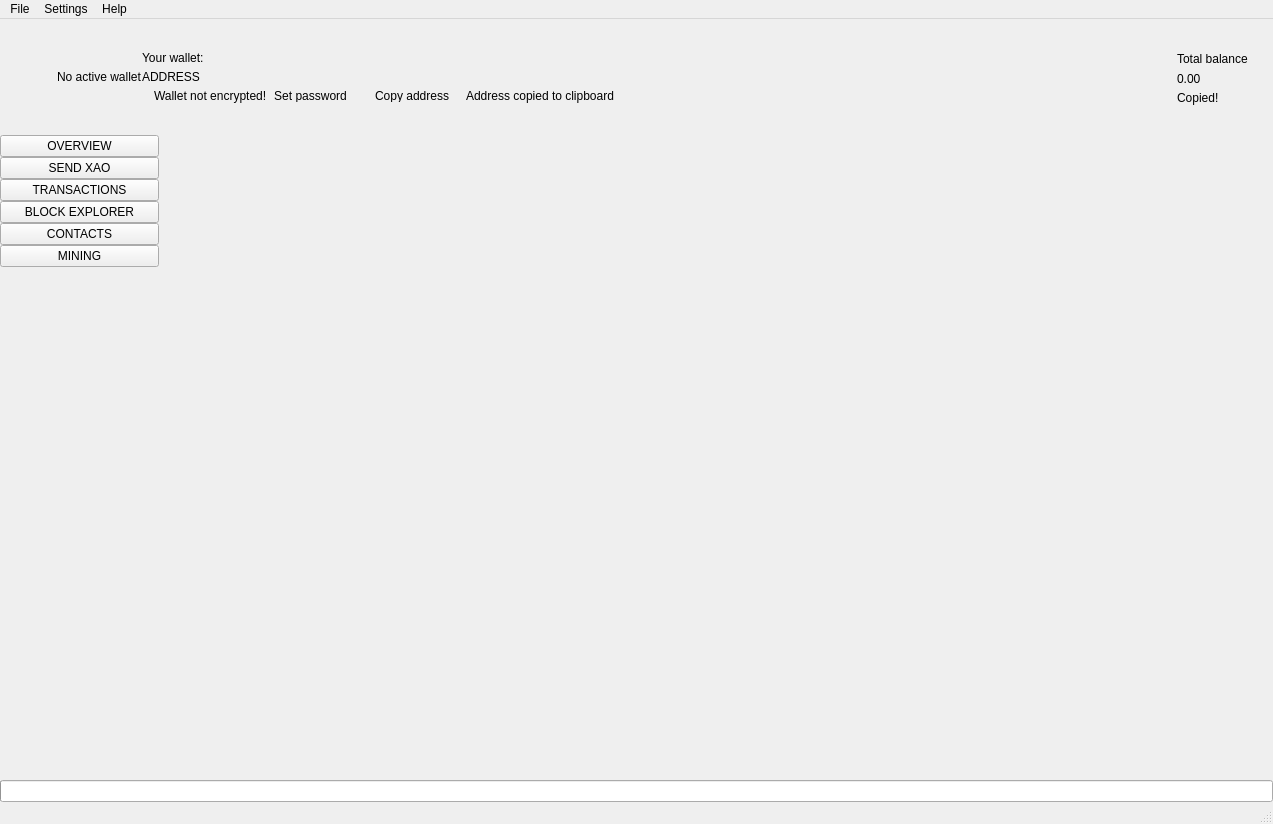
 <widget class="QMainWindow" name="MainWindow">
  <property name="geometry">
   <rect>
    <x>0</x>
    <y>0</y>
    <width>1273</width>
    <height>824</height>
   </rect>
  </property>
  <property name="sizePolicy">
   <sizepolicy hsizetype="Preferred" vsizetype="Preferred">
    <horstretch>0</horstretch>
    <verstretch>0</verstretch>
   </sizepolicy>
  </property>
  <property name="minimumSize">
   <size>
    <width>1260</width>
    <height>600</height>
   </size>
  </property>
  <property name="maximumSize">
   <size>
    <width>16777215</width>
    <height>16777215</height>
   </size>
  </property>
  <property name="windowTitle">
   <string>MainWindow</string>
  </property>
  <property name="windowIcon">
   <iconset>
    <normaloff>:/images/auruxcoin</normaloff>:/images/auruxcoin</iconset>
  </property>
  <widget class="QWidget" name="centralwidget">
   <layout class="QVBoxLayout" name="verticalLayout_2">
    <property name="spacing">
     <number>0</number>
    </property>
    <property name="leftMargin">
     <number>0</number>
    </property>
    <property name="topMargin">
     <number>0</number>
    </property>
    <property name="rightMargin">
     <number>0</number>
    </property>
    <property name="bottomMargin">
     <number>0</number>
    </property>
    <item>
     <widget class="QFrame" name="m_headerFrame">
      <property name="minimumSize">
       <size>
        <width>0</width>
        <height>116</height>
       </size>
      </property>
      <property name="maximumSize">
       <size>
        <width>16777215</width>
        <height>116</height>
       </size>
      </property>
      <property name="frameShape">
       <enum>QFrame::NoFrame</enum>
      </property>
      <property name="frameShadow">
       <enum>QFrame::Raised</enum>
      </property>
      <layout class="QHBoxLayout" name="horizontalLayout_3">
       <property name="spacing">
        <number>0</number>
       </property>
       <property name="leftMargin">
        <number>0</number>
       </property>
       <property name="topMargin">
        <number>0</number>
       </property>
       <property name="rightMargin">
        <number>25</number>
       </property>
       <property name="bottomMargin">
        <number>0</number>
       </property>
       <item>
        <spacer name="horizontalSpacer_2">
         <property name="orientation">
          <enum>Qt::Horizontal</enum>
         </property>
         <property name="sizeType">
          <enum>QSizePolicy::Fixed</enum>
         </property>
         <property name="sizeHint" stdset="0">
          <size>
           <width>30</width>
           <height>20</height>
          </size>
         </property>
        </spacer>
       </item>
       <item>
        <widget class="QLabel" name="m_logoLabel">
         <property name="text">
          <string/>
         </property>
        </widget>
       </item>
       <item>
        <spacer name="horizontalSpacer_5">
         <property name="orientation">
          <enum>Qt::Horizontal</enum>
         </property>
         <property name="sizeType">
          <enum>QSizePolicy::Fixed</enum>
         </property>
         <property name="sizeHint" stdset="0">
          <size>
           <width>20</width>
           <height>20</height>
          </size>
         </property>
        </spacer>
       </item>
       <item>
        <widget class="WalletGui::WalletSmallGrayTextLabel" name="m_noWalletLabel">
         <property name="text">
          <string>No active wallet</string>
         </property>
        </widget>
       </item>
       <item>
        <widget class="QFrame" name="m_walletFrame">
         <property name="frameShape">
          <enum>QFrame::NoFrame</enum>
         </property>
         <property name="frameShadow">
          <enum>QFrame::Raised</enum>
         </property>
         <layout class="QVBoxLayout" name="verticalLayout_3">
          <property name="spacing">
           <number>5</number>
          </property>
          <property name="leftMargin">
           <number>0</number>
          </property>
          <property name="topMargin">
           <number>0</number>
          </property>
          <property name="rightMargin">
           <number>0</number>
          </property>
          <property name="bottomMargin">
           <number>0</number>
          </property>
          <item>
           <spacer name="verticalSpacer_3">
            <property name="orientation">
             <enum>Qt::Vertical</enum>
            </property>
            <property name="sizeType">
             <enum>QSizePolicy::Minimum</enum>
            </property>
            <property name="sizeHint" stdset="0">
             <size>
              <width>20</width>
              <height>40</height>
             </size>
            </property>
           </spacer>
          </item>
          <item>
           <widget class="WalletGui::WalletSmallGrayTextLabel" name="m_walletLabel">
            <property name="text">
             <string>Your wallet:</string>
            </property>
            <property name="indent">
             <number>0</number>
            </property>
           </widget>
          </item>
          <item>
           <widget class="QLabel" name="m_addressLabel">
            <property name="sizePolicy">
             <sizepolicy hsizetype="Preferred" vsizetype="Preferred">
              <horstretch>0</horstretch>
              <verstretch>0</verstretch>
             </sizepolicy>
            </property>
            <property name="cursor">
             <cursorShape>PointingHandCursor</cursorShape>
            </property>
            <property name="toolTip">
             <string>Click to copy</string>
            </property>
            <property name="text">
             <string>ADDRESS</string>
            </property>
            <property name="indent">
             <number>0</number>
            </property>
           </widget>
          </item>
          <item>
           <layout class="QHBoxLayout" name="horizontalLayout_2">
            <property name="spacing">
             <number>0</number>
            </property>
            <item alignment="Qt::AlignTop">
             <widget class="QFrame" name="m_notEncryptedFrame">
              <property name="frameShape">
               <enum>QFrame::NoFrame</enum>
              </property>
              <property name="frameShadow">
               <enum>QFrame::Raised</enum>
              </property>
              <layout class="QHBoxLayout" name="horizontalLayout_4">
               <property name="spacing">
                <number>0</number>
               </property>
               <property name="leftMargin">
                <number>0</number>
               </property>
               <property name="topMargin">
                <number>0</number>
               </property>
               <property name="rightMargin">
                <number>0</number>
               </property>
               <property name="bottomMargin">
                <number>0</number>
               </property>
               <item alignment="Qt::AlignVCenter">
                <widget class="QLabel" name="m_notEncryptedIconLabel">
                 <property name="text">
                  <string/>
                 </property>
                 <property name="pixmap">
                  <pixmap resource="../../resources.qrc">:/icons/lock_open_gray</pixmap>
                 </property>
                 <property name="alignment">
                  <set>Qt::AlignLeading|Qt::AlignLeft|Qt::AlignVCenter</set>
                 </property>
                </widget>
               </item>
               <item>
                <spacer name="horizontalSpacer_11">
                 <property name="orientation">
                  <enum>Qt::Horizontal</enum>
                 </property>
                 <property name="sizeType">
                  <enum>QSizePolicy::Fixed</enum>
                 </property>
                 <property name="sizeHint" stdset="0">
                  <size>
                   <width>5</width>
                   <height>3</height>
                  </size>
                 </property>
                </spacer>
               </item>
               <item alignment="Qt::AlignVCenter">
                <widget class="WalletGui::WalletTinyGrayTextLabel" name="m_notEncryptedTextLabel">
                 <property name="text">
                  <string>Wallet not encrypted!</string>
                 </property>
                 <property name="alignment">
                  <set>Qt::AlignLeading|Qt::AlignLeft|Qt::AlignVCenter</set>
                 </property>
                </widget>
               </item>
               <item>
                <spacer name="horizontalSpacer_9">
                 <property name="orientation">
                  <enum>Qt::Horizontal</enum>
                 </property>
                 <property name="sizeType">
                  <enum>QSizePolicy::Fixed</enum>
                 </property>
                 <property name="sizeHint" stdset="0">
                  <size>
                   <width>3</width>
                   <height>3</height>
                  </size>
                 </property>
                </spacer>
               </item>
               <item alignment="Qt::AlignVCenter">
                <widget class="WalletGui::WalletTinyLinkLikeButton" name="m_encryptButton">
                 <property name="sizePolicy">
                  <sizepolicy hsizetype="Minimum" vsizetype="Minimum">
                   <horstretch>0</horstretch>
                   <verstretch>0</verstretch>
                  </sizepolicy>
                 </property>
                 <property name="minimumSize">
                  <size>
                   <width>0</width>
                   <height>3</height>
                  </size>
                 </property>
                 <property name="cursor">
                  <cursorShape>PointingHandCursor</cursorShape>
                 </property>
                 <property name="text">
                  <string>Set password</string>
                 </property>
                 <property name="flat">
                  <bool>true</bool>
                 </property>
                </widget>
               </item>
               <item>
                <spacer name="horizontalSpacer_10">
                 <property name="orientation">
                  <enum>Qt::Horizontal</enum>
                 </property>
                 <property name="sizeType">
                  <enum>QSizePolicy::Fixed</enum>
                 </property>
                 <property name="sizeHint" stdset="0">
                  <size>
                   <width>20</width>
                   <height>3</height>
                  </size>
                 </property>
                </spacer>
               </item>
              </layout>
             </widget>
            </item>
            <item alignment="Qt::AlignVCenter">
             <widget class="WalletGui::WalletTinyLinkLikeButton" name="m_copyAddressButton">
              <property name="sizePolicy">
               <sizepolicy hsizetype="Minimum" vsizetype="Minimum">
                <horstretch>0</horstretch>
                <verstretch>0</verstretch>
               </sizepolicy>
              </property>
              <property name="minimumSize">
               <size>
                <width>0</width>
                <height>3</height>
               </size>
              </property>
              <property name="cursor">
               <cursorShape>PointingHandCursor</cursorShape>
              </property>
              <property name="focusPolicy">
               <enum>Qt::NoFocus</enum>
              </property>
              <property name="autoFillBackground">
               <bool>true</bool>
              </property>
              <property name="text">
               <string>Copy address</string>
              </property>
              <property name="flat">
               <bool>true</bool>
              </property>
             </widget>
            </item>
            <item>
             <spacer name="horizontalSpacer_7">
              <property name="orientation">
               <enum>Qt::Horizontal</enum>
              </property>
              <property name="sizeType">
               <enum>QSizePolicy::Fixed</enum>
              </property>
              <property name="sizeHint" stdset="0">
               <size>
                <width>13</width>
                <height>3</height>
               </size>
              </property>
             </spacer>
            </item>
            <item alignment="Qt::AlignVCenter">
             <widget class="WalletGui::CopyMagicLabel" name="m_copyAddressLabel">
              <property name="text">
               <string>Address copied to clipboard</string>
              </property>
              <property name="alignment">
               <set>Qt::AlignLeading|Qt::AlignLeft|Qt::AlignVCenter</set>
              </property>
             </widget>
            </item>
            <item>
             <spacer name="horizontalSpacer">
              <property name="orientation">
               <enum>Qt::Horizontal</enum>
              </property>
              <property name="sizeHint" stdset="0">
               <size>
                <width>40</width>
                <height>3</height>
               </size>
              </property>
             </spacer>
            </item>
           </layout>
          </item>
          <item>
           <spacer name="verticalSpacer_2">
            <property name="orientation">
             <enum>Qt::Vertical</enum>
            </property>
            <property name="sizeType">
             <enum>QSizePolicy::Minimum</enum>
            </property>
            <property name="sizeHint" stdset="0">
             <size>
              <width>20</width>
              <height>40</height>
             </size>
            </property>
           </spacer>
          </item>
         </layout>
        </widget>
       </item>
       <item>
        <spacer name="horizontalSpacer_3">
         <property name="orientation">
          <enum>Qt::Horizontal</enum>
         </property>
         <property name="sizeType">
          <enum>QSizePolicy::Expanding</enum>
         </property>
         <property name="sizeHint" stdset="0">
          <size>
           <width>34</width>
           <height>20</height>
          </size>
         </property>
        </spacer>
       </item>
       <item>
        <spacer name="horizontalSpacer_8">
         <property name="orientation">
          <enum>Qt::Horizontal</enum>
         </property>
         <property name="sizeType">
          <enum>QSizePolicy::Fixed</enum>
         </property>
         <property name="sizeHint" stdset="0">
          <size>
           <width>34</width>
           <height>20</height>
          </size>
         </property>
        </spacer>
       </item>
       <item alignment="Qt::AlignRight|Qt::AlignVCenter">
        <widget class="QFrame" name="m_balanceFrame">
         <layout class="QGridLayout" name="gridLayout">
          <property name="leftMargin">
           <number>0</number>
          </property>
          <property name="topMargin">
           <number>30</number>
          </property>
          <property name="rightMargin">
           <number>0</number>
          </property>
          <property name="bottomMargin">
           <number>0</number>
          </property>
          <property name="verticalSpacing">
           <number>3</number>
          </property>
          <item row="0" column="2">
           <layout class="QVBoxLayout" name="verticalLayout_4">
            <item>
             <widget class="QLabel" name="m_balanceTextLabel">
              <property name="text">
               <string>Total balance</string>
              </property>
             </widget>
            </item>
            <item>
             <widget class="QLabel" name="m_balanceLabel">
              <property name="cursor">
               <cursorShape>PointingHandCursor</cursorShape>
              </property>
              <property name="toolTip">
               <string>Click to copy</string>
              </property>
              <property name="text">
               <string>0.00</string>
              </property>
             </widget>
            </item>
           </layout>
          </item>
          <item row="1" column="2">
           <widget class="WalletGui::CopyMagicLabel" name="m_balanceCopyLabel">
            <property name="text">
             <string>Copied!</string>
            </property>
           </widget>
          </item>
          <item row="0" column="1">
           <spacer name="horizontalSpacer_6">
            <property name="orientation">
             <enum>Qt::Horizontal</enum>
            </property>
            <property name="sizeType">
             <enum>QSizePolicy::Fixed</enum>
            </property>
            <property name="sizeHint" stdset="0">
             <size>
              <width>2</width>
              <height>39</height>
             </size>
            </property>
           </spacer>
          </item>
          <item row="2" column="2">
           <spacer name="verticalSpacer_5">
            <property name="orientation">
             <enum>Qt::Vertical</enum>
            </property>
            <property name="sizeType">
             <enum>QSizePolicy::Expanding</enum>
            </property>
            <property name="sizeHint" stdset="0">
             <size>
              <width>20</width>
              <height>50</height>
             </size>
            </property>
           </spacer>
          </item>
          <item row="0" column="0">
           <widget class="QLabel" name="m_balanceIconLabel">
            <property name="text">
             <string/>
            </property>
            <property name="pixmap">
             <pixmap resource="../../resources.qrc">:/icons/total_balance</pixmap>
            </property>
           </widget>
          </item>
         </layout>
        </widget>
       </item>
      </layout>
     </widget>
    </item>
    <item>
     <layout class="QHBoxLayout" name="horizontalLayout" stretch="0,0,0,0,0,0,0,0">
      <property name="spacing">
       <number>0</number>
      </property>
      <item>
       <widget class="QFrame" name="m_toolFrame">
        <property name="frameShape">
         <enum>QFrame::NoFrame</enum>
        </property>
        <property name="frameShadow">
         <enum>QFrame::Plain</enum>
        </property>
        <property name="lineWidth">
         <number>0</number>
        </property>
        <layout class="QVBoxLayout" name="verticalLayout">
         <property name="spacing">
          <number>0</number>
         </property>
         <property name="leftMargin">
          <number>0</number>
         </property>
         <property name="topMargin">
          <number>0</number>
         </property>
         <property name="rightMargin">
          <number>0</number>
         </property>
         <property name="bottomMargin">
          <number>0</number>
         </property>
         <item>
          <widget class="QPushButton" name="m_overviewButton">
           <property name="sizePolicy">
            <sizepolicy hsizetype="Minimum" vsizetype="Fixed">
             <horstretch>0</horstretch>
             <verstretch>0</verstretch>
            </sizepolicy>
           </property>
           <property name="focusPolicy">
            <enum>Qt::NoFocus</enum>
           </property>
           <property name="text">
            <string>OVERVIEW</string>
           </property>
           <property name="checkable">
            <bool>true</bool>
           </property>
           <attribute name="buttonGroup">
            <string notr="true">m_toolButtonGroup</string>
           </attribute>
          </widget>
         </item>
         <item>
          <widget class="QPushButton" name="m_sendButton">
           <property name="sizePolicy">
            <sizepolicy hsizetype="Minimum" vsizetype="Fixed">
             <horstretch>0</horstretch>
             <verstretch>0</verstretch>
            </sizepolicy>
           </property>
           <property name="focusPolicy">
            <enum>Qt::NoFocus</enum>
           </property>
           <property name="text">
            <string>SEND XAO</string>
           </property>
           <property name="checkable">
            <bool>true</bool>
           </property>
           <attribute name="buttonGroup">
            <string notr="true">m_toolButtonGroup</string>
           </attribute>
          </widget>
         </item>
         <item>
          <widget class="QPushButton" name="m_transactionsButton">
           <property name="sizePolicy">
            <sizepolicy hsizetype="Minimum" vsizetype="Fixed">
             <horstretch>0</horstretch>
             <verstretch>0</verstretch>
            </sizepolicy>
           </property>
           <property name="focusPolicy">
            <enum>Qt::NoFocus</enum>
           </property>
           <property name="text">
            <string>TRANSACTIONS</string>
           </property>
           <property name="checkable">
            <bool>true</bool>
           </property>
           <attribute name="buttonGroup">
            <string notr="true">m_toolButtonGroup</string>
           </attribute>
          </widget>
         </item>
         <item>
          <widget class="QPushButton" name="m_blockExplorerButton">
           <property name="focusPolicy">
            <enum>Qt::NoFocus</enum>
           </property>
           <property name="text">
            <string>BLOCK EXPLORER</string>
           </property>
           <property name="checkable">
            <bool>true</bool>
           </property>
           <attribute name="buttonGroup">
            <string notr="true">m_toolButtonGroup</string>
           </attribute>
          </widget>
         </item>
         <item>
          <widget class="QPushButton" name="m_addressBookButton">
           <property name="sizePolicy">
            <sizepolicy hsizetype="Minimum" vsizetype="Fixed">
             <horstretch>0</horstretch>
             <verstretch>0</verstretch>
            </sizepolicy>
           </property>
           <property name="focusPolicy">
            <enum>Qt::NoFocus</enum>
           </property>
           <property name="text">
            <string>CONTACTS</string>
           </property>
           <property name="checkable">
            <bool>true</bool>
           </property>
           <attribute name="buttonGroup">
            <string notr="true">m_toolButtonGroup</string>
           </attribute>
          </widget>
         </item>
         <item>
          <widget class="QPushButton" name="m_miningButton">
           <property name="focusPolicy">
            <enum>Qt::NoFocus</enum>
           </property>
           <property name="text">
            <string>MINING</string>
           </property>
           <property name="checkable">
            <bool>true</bool>
           </property>
           <attribute name="buttonGroup">
            <string notr="true">m_toolButtonGroup</string>
           </attribute>
          </widget>
         </item>
         <item>
          <spacer name="verticalSpacer">
           <property name="orientation">
            <enum>Qt::Vertical</enum>
           </property>
           <property name="sizeHint" stdset="0">
            <size>
             <width>20</width>
             <height>40</height>
            </size>
           </property>
          </spacer>
         </item>
        </layout>
       </widget>
      </item>
      <item>
       <widget class="WalletGui::OverviewFrame" name="m_overviewFrame">
        <property name="frameShape">
         <enum>QFrame::NoFrame</enum>
        </property>
        <property name="frameShadow">
         <enum>QFrame::Raised</enum>
        </property>
       </widget>
      </item>
      <item>
       <widget class="WalletGui::SendFrame" name="m_sendFrame">
        <property name="frameShape">
         <enum>QFrame::NoFrame</enum>
        </property>
        <property name="frameShadow">
         <enum>QFrame::Raised</enum>
        </property>
       </widget>
      </item>
      <item>
       <widget class="WalletGui::TransactionsFrame" name="m_transactionsFrame">
        <property name="frameShape">
         <enum>QFrame::NoFrame</enum>
        </property>
        <property name="frameShadow">
         <enum>QFrame::Raised</enum>
        </property>
       </widget>
      </item>
      <item>
       <widget class="WalletGui::AddressBookFrame" name="m_addressBookFrame">
        <property name="frameShape">
         <enum>QFrame::NoFrame</enum>
        </property>
        <property name="frameShadow">
         <enum>QFrame::Raised</enum>
        </property>
       </widget>
      </item>
      <item>
       <widget class="WalletGui::NoWalletFrame" name="m_noWalletFrame">
        <property name="frameShape">
         <enum>QFrame::NoFrame</enum>
        </property>
        <property name="frameShadow">
         <enum>QFrame::Raised</enum>
        </property>
       </widget>
      </item>
      <item>
       <widget class="WalletGui::BlockExplorerFrame" name="m_blockExplorerFrame">
        <property name="frameShape">
         <enum>QFrame::NoFrame</enum>
        </property>
        <property name="frameShadow">
         <enum>QFrame::Raised</enum>
        </property>
       </widget>
      </item>
      <item>
       <widget class="WalletGui::MiningFrame" name="m_miningFrame">
        <property name="frameShape">
         <enum>QFrame::NoFrame</enum>
        </property>
        <property name="frameShadow">
         <enum>QFrame::Raised</enum>
        </property>
       </widget>
      </item>
     </layout>
    </item>
    <item>
     <widget class="QProgressBar" name="m_syncProgress">
      <property name="maximum">
       <number>100</number>
      </property>
      <property name="value">
       <number>0</number>
      </property>
      <property name="textVisible">
       <bool>false</bool>
      </property>
     </widget>
    </item>
   </layout>
  </widget>
  <widget class="QMenuBar" name="menubar">
   <property name="geometry">
    <rect>
     <x>0</x>
     <y>0</y>
     <width>1273</width>
     <height>21</height>
    </rect>
   </property>
   <widget class="QMenu" name="menuFile">
    <property name="title">
     <string>File</string>
    </property>
    <addaction name="m_createWalletAction"/>
    <addaction name="m_openWalletAction"/>
    <addaction name="m_recentWalletsAction"/>
    <addaction name="m_backupWalletAction"/>
    <addaction name="m_saveKeysAction"/>
    <addaction name="m_resetAction"/>
    <addaction name="m_importKeyAction"/>
    <addaction name="m_exportKeyAction"/>
    <addaction name="m_exportTrackingKeyAction"/>
    <addaction name="m_exitAction"/>
   </widget>
   <widget class="QMenu" name="menuSettings">
    <property name="title">
     <string>Settings</string>
    </property>
    <widget class="QMenu" name="menuThemes">
     <property name="title">
      <string>Themes</string>
     </property>
    </widget>
    <addaction name="m_encryptWalletAction"/>
    <addaction name="m_changePasswordAction"/>
    <addaction name="separator"/>
    <addaction name="m_autostartAction"/>
    <addaction name="m_minimizeToTrayAction"/>
    <addaction name="m_closeToTrayAction"/>
    <addaction name="separator"/>
    <addaction name="m_preferencesAction"/>
    <addaction name="menuThemes"/>
   </widget>
   <widget class="QMenu" name="menuHelp">
    <property name="title">
     <string>Help</string>
    </property>
    <addaction name="m_communityForumAction"/>
    <addaction name="m_reportIssueAction"/>
    <addaction name="m_aboutauruxcoinAction"/>
    <addaction name="m_aboutQtAction"/>
   </widget>
   <addaction name="menuFile"/>
   <addaction name="menuSettings"/>
   <addaction name="menuHelp"/>
  </widget>
  <widget class="WalletGui::WalletStatusBar" name="statusBar"/>
  <action name="m_exitAction">
   <property name="checkable">
    <bool>false</bool>
   </property>
   <property name="enabled">
    <bool>true</bool>
   </property>
   <property name="text">
    <string>Exit</string>
   </property>
   <property name="shortcut">
    <string>Ctrl+Q</string>
   </property>
  </action>
  <action name="m_createWalletAction">
   <property name="enabled">
    <bool>true</bool>
   </property>
   <property name="text">
    <string>Create wallet</string>
   </property>
  </action>
  <action name="m_openWalletAction">
   <property name="enabled">
    <bool>true</bool>
   </property>
   <property name="text">
    <string>Open wallet</string>
   </property>
  </action>
  <action name="m_encryptWalletAction">
   <property name="enabled">
    <bool>true</bool>
   </property>
   <property name="text">
    <string>Encrypt wallet</string>
   </property>
  </action>
  <action name="m_changePasswordAction">
   <property name="enabled">
    <bool>true</bool>
   </property>
   <property name="text">
    <string>Change password</string>
   </property>
   <property name="toolTip">
    <string>Change password</string>
   </property>
  </action>
  <action name="m_aboutauruxcoinAction">
   <property name="enabled">
    <bool>true</bool>
   </property>
   <property name="text">
    <string>About auruxcoin</string>
   </property>
  </action>
  <action name="m_aboutQtAction">
   <property name="enabled">
    <bool>true</bool>
   </property>
   <property name="text">
    <string>About Qt</string>
   </property>
  </action>
  <action name="m_backupWalletAction">
   <property name="enabled">
    <bool>true</bool>
   </property>
   <property name="text">
    <string>Backup wallet</string>
   </property>
  </action>
  <action name="m_autostartAction">
   <property name="checkable">
    <bool>true</bool>
   </property>
   <property name="text">
    <string>Start on system login</string>
   </property>
  </action>
  <action name="m_minimizeToTrayAction">
   <property name="checkable">
    <bool>true</bool>
   </property>
   <property name="text">
    <string>Minimize to tray</string>
   </property>
  </action>
  <action name="m_closeToTrayAction">
   <property name="checkable">
    <bool>true</bool>
   </property>
   <property name="text">
    <string>Close to tray</string>
   </property>
  </action>
  <action name="m_preferencesAction">
   <property name="text">
    <string>Preferences</string>
   </property>
  </action>
  <action name="m_recentWalletsAction">
   <property name="text">
    <string>Recent wallets</string>
   </property>
  </action>
  <action name="m_exportTrackingKeyAction">
   <property name="text">
    <string>Export tracking key</string>
   </property>
   <property name="toolTip">
    <string>Export tracking key</string>
   </property>
  </action>
  <action name="m_importKeyAction">
   <property name="text">
    <string>Import key</string>
   </property>
   <property name="toolTip">
    <string>Import key</string>
   </property>
  </action>
  <action name="m_communityForumAction">
   <property name="text">
    <string>Community forum</string>
   </property>
  </action>
  <action name="m_reportIssueAction">
   <property name="text">
    <string>Report an issue</string>
   </property>
  </action>
  <action name="m_resetAction">
   <property name="text">
    <string>Reset wallet</string>
   </property>
  </action>
  <action name="m_saveKeysAction">
   <property name="text">
    <string>Save wallet keys</string>
   </property>
  </action>
  <action name="m_exportKeyAction">
   <property name="text">
    <string>Export key</string>
   </property>
   <property name="toolTip">
    <string>Export key</string>
   </property>
  </action>
 </widget>
